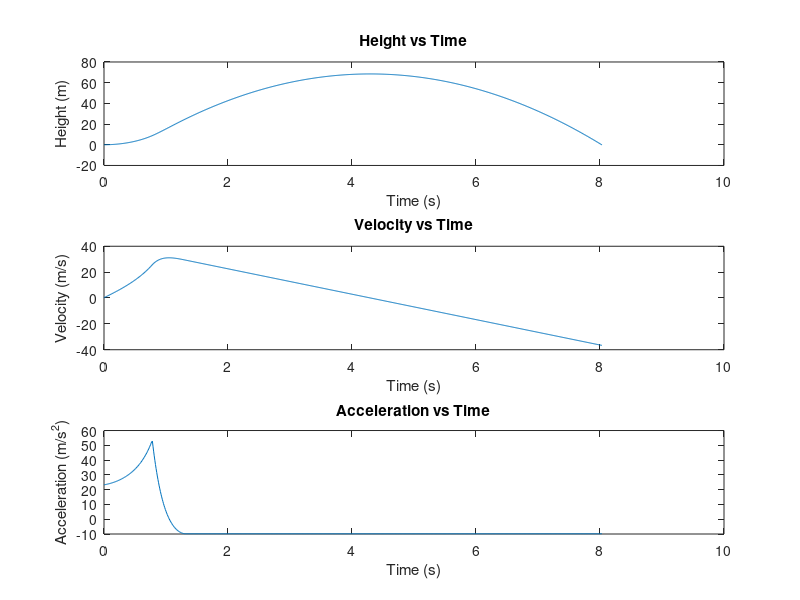

Write MATLAB code to recreate this figure.
function water_rocket_simulation()
    % Constants
    R = 8.3145; % J/(mol*kg)
    M = 0.028949; % kg/mol
    G = 6.67259e-11; % Gravitational constant (m^3/kg/s^2)
    m_Earth = 5.972e24; % kg
    radius_Earth = 6.371e6; % m
    rho_W = 997; % kg/m^3
    p_A0 = 1.01325e5; % Pa (at sea level)
    T = 288.15; % K (ISA standard temperature)

    % Inputs
    V_T = 1 / 1000; % Tank volume (m^3)
    m_W_s = 0.3; % Initial water mass (kg)
    m_Struktur = 0.15; % Structural mass (kg)
    m_Nutz = 0; % Payload mass (kg)
    p_P = 6 * 1e5; % Pump pressure (Pa)
    A_R = 0.00785; % Rocket cross-sectional area (m^2)
    d_D = 4 / 1000; % Nozzle diameter (m)
    c_w_R = 0.2; % Drag coefficient
    h_start = 0; % Starting height (m)
    dt = 0.01; % Time step (s)
    max_t = 20; % Maximum simulation time (s)

    % Derived values
    p_0 = p_A(h_start) + p_P; % Internal air pressure (Pa)
    V_W_s = m_W_s / rho_W; % Initial water volume (m^3)
    m_L_s = (V_T - V_W_s) * (p_0 * M / (R * T)); % Initial air mass (kg)
    A_D = pi * (d_D / 2)^2; % Nozzle area (m^2)
    m_R_s = m_Struktur + m_Nutz + m_L_s + m_W_s; % Initial total rocket mass (kg)

    % Initialize state variables
    h_R = h_start; % Rocket height (m)
    v_R = 0; % Rocket velocity (m/s)
    m_R = m_R_s; % Rocket mass (kg)
    V_W = V_W_s; % Water volume (m^3)
    m_L = m_L_s; % Air mass (kg)
    t = 0; % Time (s)

    % Storage for results
    time = [];
    heights = [];
    velocities = [];
    accelerations = [];

    while t < max_t && h_R >= 0
        rho_L = m_L / (V_T - V_W);
        p_L = rho_L * R * T / M;

        if p_L < p_A(h_R)
            p_L = p_A(h_R);
            rho_L = p_L * M / (R * T);
            m_L = rho_L * V_T;
        end

        if V_W > 0
            v_str = sqrt(2 * (p_L - p_A(h_R)) / rho_W);
            dV_W = v_str * A_D * dt;
            F_R_str = dV_W * rho_W * v_str;
            dv_R_str = F_R_str / m_R;
            dm_L = 0;
        else
            v_str = sqrt(2 * (p_L - p_A(h_R)) / rho_L);
            dm_L = v_str * A_D * dt * rho_L;
            F_R_str = dm_L * v_str;
            dv_R_str = F_R_str / m_R;
            dV_W = 0;
        end

        dv_R = dv_R_str + g(h_R) * dt;
        v_R = v_R + dv_R;
        h_R = h_R + v_R * dt;

        % Update rocket properties
        V_W = V_W - dV_W;
        if V_W < 0
            dV_W = V_W + dV_W;
            V_W = 0;
        end
        m_R = m_R - dV_W * rho_W - dm_L;
        m_L = m_L - dm_L;

        % Store results
        time(end+1) = t;
        heights(end+1) = h_R;
        velocities(end+1) = v_R;
        accelerations(end+1) = dv_R / dt;

        % Increment time
        t = t + dt;
    end

    % Plot results
    figure;
    subplot(3,1,1);
    plot(time, heights);
    title('Height vs Time');
    xlabel('Time (s)');
    ylabel('Height (m)');

    subplot(3,1,2);
    plot(time, velocities);
    title('Velocity vs Time');
    xlabel('Time (s)');
    ylabel('Velocity (m/s)');

    subplot(3,1,3);
    plot(time, accelerations);
    title('Acceleration vs Time');
    xlabel('Time (s)');
    ylabel('Acceleration (m/s^2)');

    % Nested functions for environmental properties
    function p = p_A(h)
        p = p_A0 * (1 - 0.0065 * h / T);
    end

    function g_val = g(h)
        g_val = -(G * m_Earth) / (h + radius_Earth)^2;
    end
end
